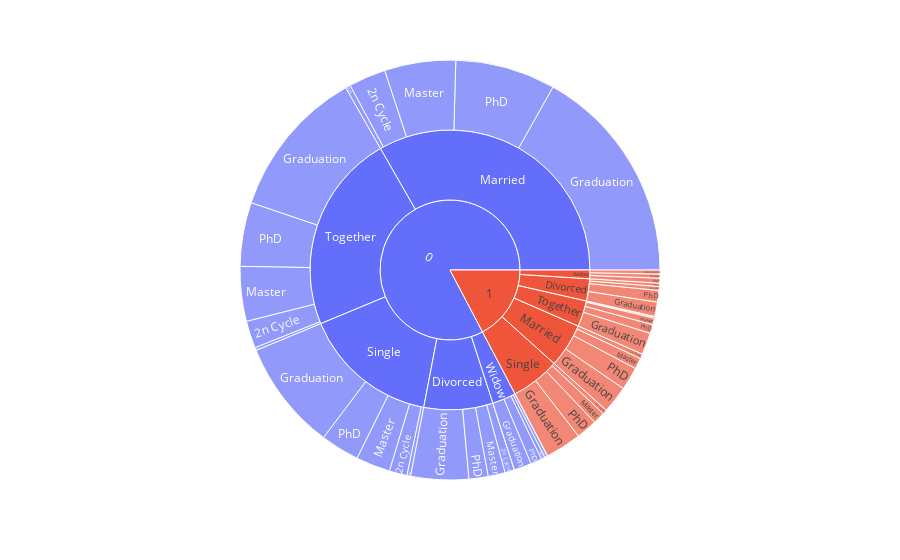

Notebook code for this chart:
### Markdown cell above
# Business Insight

### Code cell
#bisnis insight : segmentasi target
# Pie Chart berdasarkan setiap kategori yang ditinjau dengan value masing-masing berdasarkan income customer
# Will be better if we can just make "Single, Divorced and Widowed as alone" and "Married and Together as In_Couple"
# Maybe we can segmentate age as Elder, Adult or Millenial
import plotly.express as px
fig = px.sunburst(df, path=['Response','Marital_Status', 'Education'], values='Income_new')
fig.show()

### Figure 1 — Plotly figure (JSON) as saved in the notebook; plotly's stock layout.template omitted (floating-point values rounded to 4 significant figures)
{"data": [{"branchvalues": "total", "domain": {"x": [0, 1], "y": [0, 1]}, "hovertemplate": "labels=%{label}<br>Income_new=%{value}<br>parent=%{parent}<br>id=%{id}<extra></extra>", "ids": ["0/Divorced/2n Cycle", "1/Divorced/2n Cycle", "0/Married/2n Cycle", "1/Married/2n Cycle", "0/Single/2n Cycle", "1/Single/2n Cycle", "0/Together/2n Cycle", "1/Together/2n Cycle", "0/Widow/2n Cycle", "0/Divorced/Basic", "0/Married/Basic", "0/Single/Basic", "0/Together/Basic", "1/Together/Basic", "0/Widow/Basic", "0/Divorced/Graduation", "1/Divorced/Graduation", "0/Married/Graduation", "1/Married/Graduation", "0/Single/Graduation", "1/Single/Graduation", "0/Together/Graduation", "1/Together/Graduation", "0/Widow/Graduation", "1/Widow/Graduation", "0/Divorced/Master", "1/Divorced/Master", "0/Married/Master", "1/Married/Master", "0/Single/Master", "1/Single/Master", "0/Together/Master", "1/Together/Master", "0/Widow/Master", "1/Widow/Master", "0/Divorced/PhD", "1/Divorced/PhD", "0/Married/PhD", "1/Married/PhD", "0/Single/PhD", "1/Single/PhD", "0/Together/PhD", "1/Together/PhD", "0/Widow/PhD", "1/Widow/PhD", "0/Divorced", "1/Divorced", "0/Married", "1/Married", "0/Single", "1/Single", "0/Together", "1/Together", "0/Widow", "1/Widow", "0", "1"], "labels": ["2n Cycle", "2n Cycle", "2n Cycle", "2n Cycle", "2n Cycle", "2n Cycle", "2n Cycle", "2n Cycle", "2n Cycle", "Basic", "Basic", "Basic", "Basic", "Basic", "Basic", "Graduation", "Graduation", "Graduation", "Graduation", "Graduation", "Graduation", "Graduation", "Graduation", "Graduation", "Graduation", "Master", "Master", "Master", "Master", "Master", "Master", "Master", "Master", "Master", "Master", "PhD", "PhD", "PhD", "PhD", "PhD", "PhD", "PhD", "PhD", "PhD", "PhD", "Divorced", "Divorced", "Married", "Married", "Single", "Single", "Together", "Together", "Widow", "Widow", "0", "1"], "name": "", "parents": ["0/Divorced", "1/Divorced", "0/Married", "1/Married", "0/Single", "1/Single", "0/Together", "1/Together", "0/Widow", "0/Divorced", "0/Married", "0/Single", "0/Together", "1/Together", "0/Widow", "0/Divorced", "1/Divorced", "0/Married", "1/Married", "0/Single", "1/Single", "0/Together", "1/Together", "0/Widow", "1/Widow", "0/Divorced", "1/Divorced", "0/Married", "1/Married", "0/Single", "1/Single", "0/Together", "1/Together", "0/Widow", "1/Widow", "0/Divorced", "1/Divorced", "0/Married", "1/Married", "0/Single", "1/Single", "0/Together", "1/Together", "0/Widow", "1/Widow", "0", "1", "0", "1", "0", "1", "0", "1", "0", "1", "", ""], "type": "sunburst", "values": [844002, 292086, 3327000.0, 420208, 1585000.0, 398555, 2439000.0, 117822, 256961, 9548, 439210, 328296, 260449, 36912, 22123, 5170000.0, 1282537, 19564446, 2434391, 9816503, 3230463, 13400572, 1952997, 1564661, 359522, 1514941, 347341, 6363627, 989845, 3066771, 1074839, 4899000.0, 581281, 331047, 362800.0, 1722225, 1038799, 8968000.0, 2058513, 3476921, 1876769, 5705000.0, 801768, 1003110, 443804, 9260000.0, 2960763, 38660000.0, 5902957, 18270000.0, 6580626, 26700000.0, 3490780, 3177902, 1166000.0, 96080000.0, 20100000.0]}], "layout": {"autosize": true, "legend": {"tracegroupgap": 0}, "margin": {"t": 60}}}
